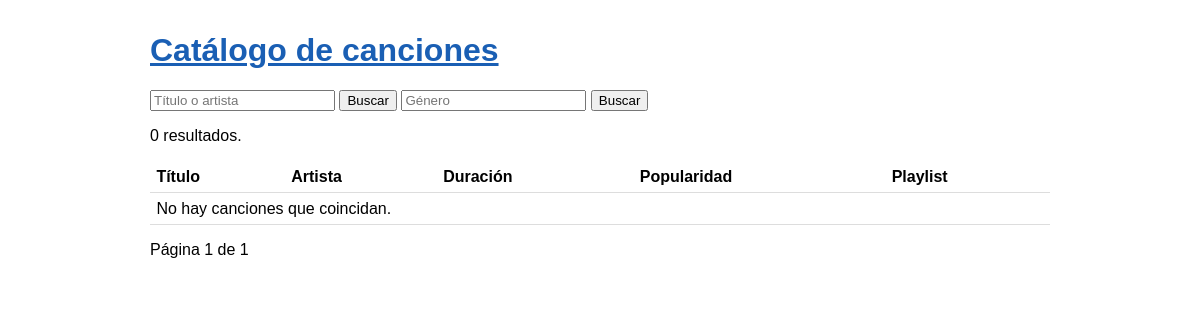
The app's page /, older data.
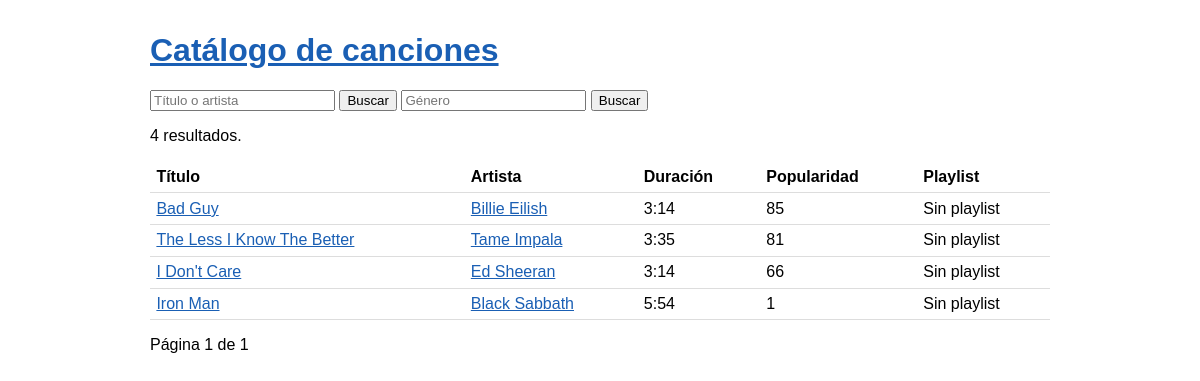
The same page, newer data.
### catalogo/models.py (models this page shows, shortened)
class Cancion(models.Model):
    spotify_id = models.CharField(max_length=22, unique=True)
    titulo = models.CharField(max_length=300)
    artista = models.CharField(max_length=200, db_index=True)
    album = models.CharField(max_length=300, blank=True)
    popularidad = models.PositiveSmallIntegerField(default=0)
    duracion_ms = models.PositiveIntegerField()
    fecha_lanzamiento = models.CharField(max_length=10, blank=True)
    creada_en = models.DateTimeField(auto_now_add=True)
    playlists = models.ManyToManyField(Playlist, related_name="canciones")
    class Meta:
        ordering = [ "-popularidad"]
        verbose_name_plural = "canciones"
    @property
    def duracion(self):
        minutos, segundos = divmod(self.duracion_ms // 1000, 60)
        return f"{minutos}:{segundos:02d}"

### catalogo/views.py (the view)
# urls.py: path("", views.lista_canciones, name="lista"),
def lista_canciones(request):
    q = request.GET.get("q", "").strip()
    genero = request.GET.get("genero", "").strip()
    artista = request.GET.get("artista", "").strip()
    canciones = Cancion.objects.all().prefetch_related("playlists")
    if q:
        canciones = canciones.filter(Q(titulo__icontains=q) | Q(artista__icontains=q))
    if genero:
            canciones = canciones.filter(playlists__genero=genero).distinct()
    if artista:
        canciones = canciones.filter(artista__iexact=artista)
    paginator = Paginator(canciones, 25)
    page_obj = paginator.get_page(request.GET.get("page"))
    contexto = {
        "page_obj": page_obj,
        "total": canciones.count(),
        "q": q,
        "genero": genero,
        "artista": artista
    }
    respuesta = render(request, "catalogo/lista.html", contexto)
    print(f"Cantidad de consultas: {len(connection.queries)}")
    return respuesta

### catalogo/templates/catalogo/lista.html (shortened to what this page needs)
{% extends "catalogo/base.html" %}
{% block contenido %}
<form method="get">
    <input
        type="text"
        name="q"
        value="{{ q }}"
        placeholder="Título o artista">
    <button type="submit">Buscar</button>
    <input
        type="text"
        name="genero"
        value="{{ genero }}"
        placeholder="Género">
    <button type="submit">Buscar</button>
</form>
<p>{{ total }} resultados.</p>
<table>
    <tr>
        <th>Título</th>
        <th>Artista</th>
        <th>Duración</th>
        <th>Popularidad</th>
        <th>Playlist</th>
    </tr>
    {% for c in page_obj %}
    <tr>
        <td>
            <a href="{% url 'catalogo:detalle' c.pk %}">{{ c.titulo }}</a>
        </td>
        <td><a href="?artista={{ c.artista|urlencode }}">{{ c.artista }}</a></td>
        <td>{{ c.duracion }}</td>
        <td>{{ c.popularidad }}</td>
        <td>
            {% for playlist in c.playlists.all %}
                {{ playlist.nombre }}{% if not forloop.last %}, {% endif %}
            {% empty %}
                Sin playlist
            {% endfor %}
        </td>
    </tr>
    {% empty %}
    <tr>
        <td colspan="5">No hay canciones que coincidan.</td>
    </tr>
    {% endfor %}
</table>
<p>Página {{ page_obj.number }} de {{ page_obj.paginator.num_pages }}</p>
{% endblock %}

### catalogo/templates/catalogo/base.html (shortened to what this page needs)
<!DOCTYPE html>
<html lang="es">
<head>
</head>
<body>
    <h1><a href="{% url 'catalogo:lista' %}">Catálogo de canciones</a></h1>
    {% block contenido %}{% endblock %}
</body>
</html>

### catalogo/templates/catalogo/base.html (style rules this page uses)
body { font-family: sans-serif; max-width: 900px; margin: 2rem auto; padding: 0 1rem; }
table { width: 100%; border-collapse: collapse; }
th, td { text-align: left; padding: .4rem; border-bottom: 1px solid #ddd; }
a { color: #1a5fb4; }

Row changes from the older to the newer data that the page shows:
added Cancion: titulo "Bad Guy", artista "Billie Eilish", duracion "3:14", popularidad "85"
added Cancion: titulo "The Less I Know The Better", artista "Tame Impala", duracion "3:35", popularidad "81"
added Cancion: titulo "I Don't Care", artista "Ed Sheeran", duracion "3:14", popularidad "66"
added Cancion: titulo "Iron Man", artista "Black Sabbath", duracion "5:54", popularidad "1"
Text that changed along with them:
{{ total }}: "0" → "4"
text no longer shown: "No hay canciones que coincidan."
